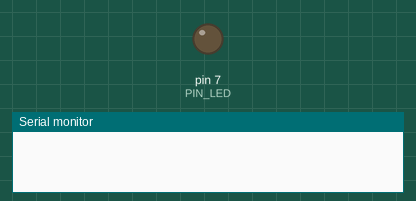
Simulated run of this sketch. Board: Arduino Uno, built with avr-gcc and run on an emulated ATmega328P. On the bench: output pins drawn as LEDs (lit = HIGH), the last lines printed to the serial monitor. Dashed ring = blinking. At 2.2 s the program stops and its outputs stay as they are.

Above: at 0.5 s.
At 2.05 s:
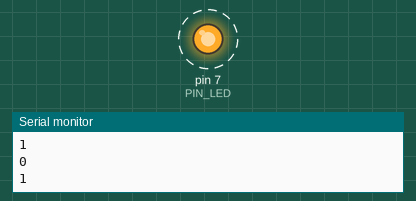
Timing chart, 0 to 3.0 s (numbered marks = the images above):
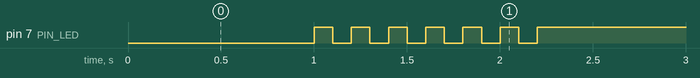

Measured:
- by itself, pin 7 (PIN_LED): alternates HIGH for 0.10 s and LOW for 0.10 s, 13 changes in all, then stays HIGH

The sketch:

05_practice_2.ino
```cpp
# define PIN_LED 7
unsigned int count, toggle;

void setup() {
  pinMode(PIN_LED, OUTPUT);
  Serial.begin(115200);
  while (!Serial) {
  }
  count = toggle = 0;
  digitalWrite(PIN_LED, toggle);
}

void loop() {
  delay(1000);
  for(int i = 0; i < 6; i++) {
    Serial.println(++count);
    toggle = count;
    digitalWrite(PIN_LED, toggle);
    delay(100);
    Serial.println(--count);
    toggle = count;
    digitalWrite(PIN_LED, toggle);
    delay(100);
  }
  while(1) {
    digitalWrite(PIN_LED, 1);
  }
}
```
